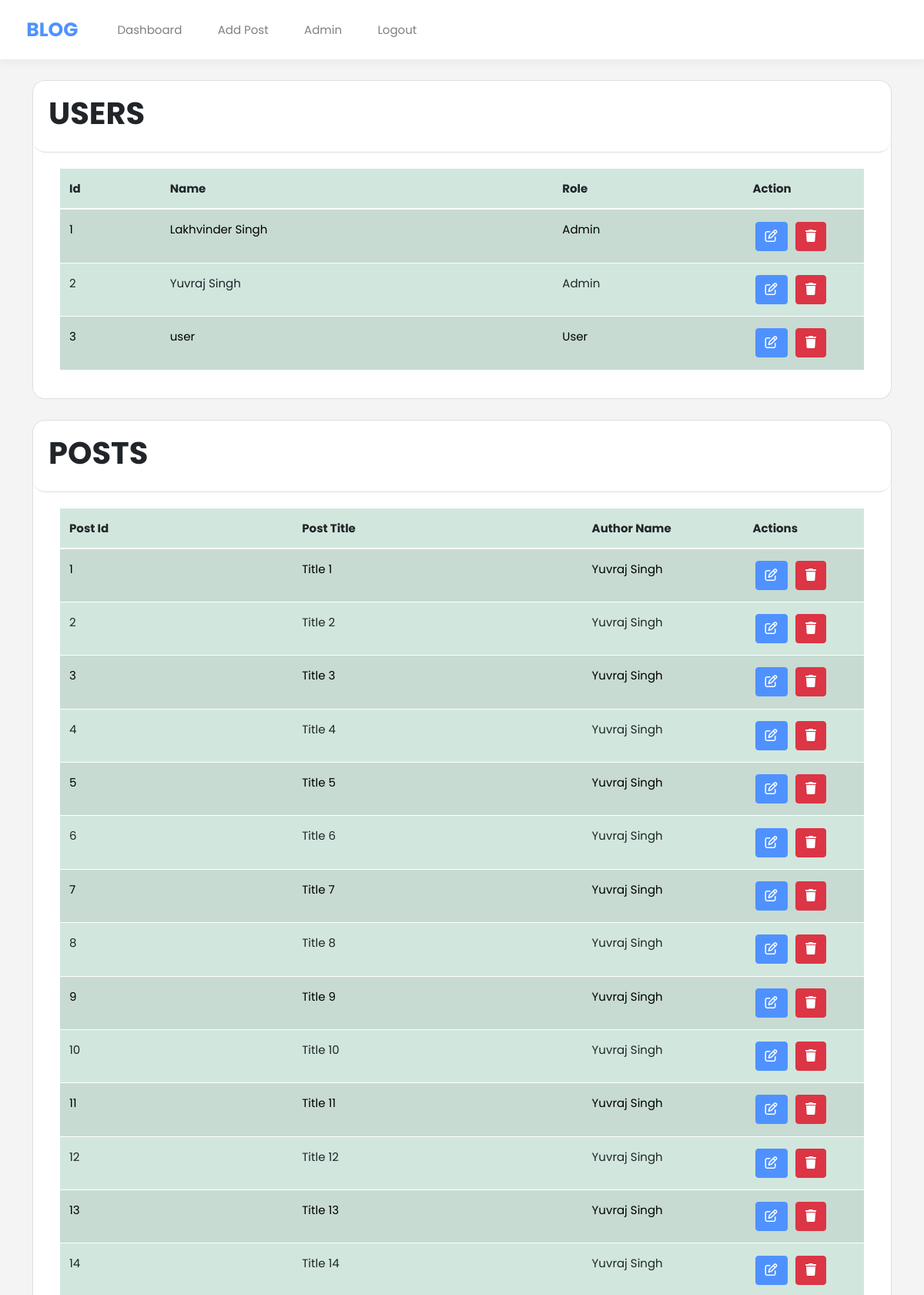
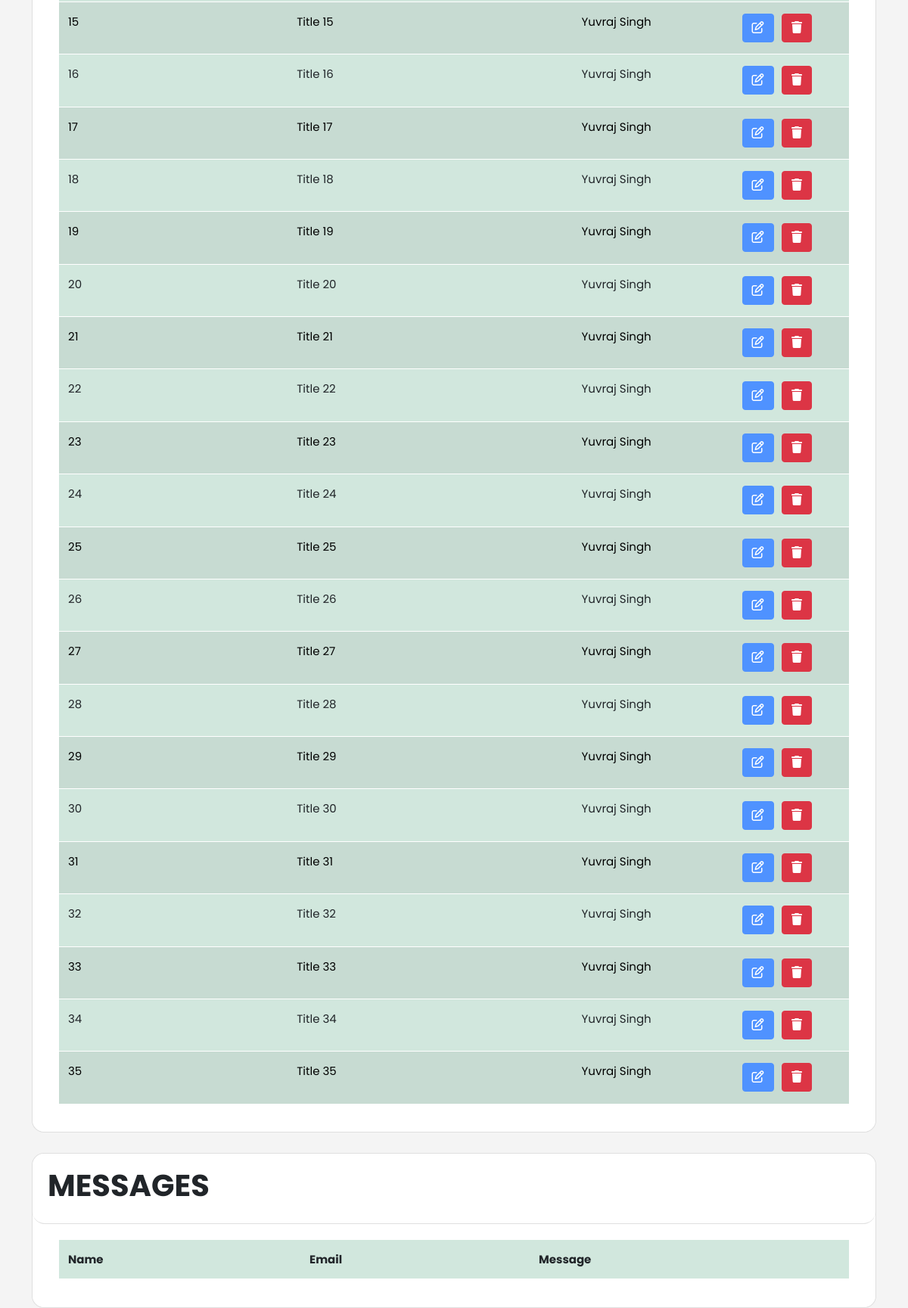
/admin (signed in, upper part), run on the app's committed database (2 pictures, top to bottom).
### app.py (models this page shows)
class Users(db.Model, UserMixin):
    id = db.Column(db.Integer, primary_key=True)
    username = db.Column(db.String(20), unique=True, nullable=False)
    name = db.Column(db.String(50), nullable=False)
    email = db.Column(db.String(150), nullable=False)
    phone = db.Column(db.String(50), nullable=False)
    date_added = db.Column(db.Date, default=date.today)
    about_author = db.Column(db.String(500), nullable=False)
    security_question = db.Column(db.String(50), nullable=False)
    security_answer = db.Column(db.String(50), nullable=False)
    password_hash = db.Column(db.String(128))
    role = db.Column(db.String(10), default='User')
    posts = db.relationship('Posts', backref='poster')
    likes=db.relationship('Likes',backref='user',passive_deletes=True)
    profile_pic=db.Column(db.String(), nullable=True)

class Posts(db.Model):
    id = db.Column(db.Integer, primary_key=True)
    title = db.Column(db.String(50), nullable=False)
    category = db.Column(db.String(50), nullable=False)
    content = db.Column(db.String(500), nullable=False)
    date_added = db.Column(db.Date, default=date.today)
    date_time = db.Column(db.DateTime, default=datetime.utcnow)
    poster_id = db.Column(db.Integer, db.ForeignKey('users.id'))
    likes=db.relationship('Likes',backref='post',passive_deletes=True)

### app.py (the view)
@app.route('/admin', methods=['GET', 'POST'])
@login_required
def admin():
    id = current_user.id
    if id == 1 or current_user.role == 'Admin':
        users = Users.query.all()
        posts = Posts.query.all()
        msg = Contact.query.all()
        return render_template('admin.html', users=users, posts=posts, msg=msg)
    else:
        flash("You are not admin")
        return redirect(url_for('home'))

### app.py (called while the page is built)
@login_manager.user_loader
def load_user(user_id):
    return Users.query.get(int(user_id))

### templates/admin.html (shortened to what this page needs)
{% extends 'admin_base.html' %}
{% block content %}
<br>
<div class="card rounded-4">
    <div class="card-header rounded-4" style="display: flex; justify-content: space-between; align-items: center;">
        <div>
        <h1 class="text-uppercase font-weight-bold text-center">Users</h1>
        </div>
    </div>
    <div class="card-body rounded-4">
        <div class="container">
            <div class="row">
                <div class="col rounded-4"  style="min-width: 10.125rem;" >
                    <table class="table table-success table-striped">
                        <thead>
                            <tr>
                                <th>Id</th>
                                <th>Name</th>
                                <th>Role</th>
                                <th style="width: 15%;">Action</th>
                            </tr>
                        </thead>
                        <tbody>
                            {% for user in users %}
                                <tr>
                                    <td>{{user.id}}</td>
                                    <td>{{user.name}}</td>
                                    <td>{{user.role}}</td>
                                    <td>
                                        <a href="{{url_for('admin_edit_user',id=user.id)}}" class="btn btn-primary"><i class="fa-regular fa-pen-to-square"></i></a>
                                        <a onclick="return confirm('Are you sure you want to delete this user?');" href="{{url_for('admin_delete_user',id=user.id)}}" class="btn btn-danger"><i class="fas fa-trash"></i></a>
                                    </td>
                                </tr>
                            {% endfor %}
                        </tbody>
                    </table>
                </div>
            </div>
        </div>
    </div>
</div>
<br>
<div class="card rounded-4">
    <div class="card-header rounded-4" style="display: flex; justify-content: space-between; align-items: center;">
        <div>
        <h1 class="text-uppercase font-weight-bold text-center">Posts</h1>
        </div>
    </div>
    <div class="card-body rounded-4">
        <div class="container">
            <div class="row">
                <div class="col rounded-4"  style="min-width: 14.125rem;" >
                    <table class="table table-success table-striped">
                        <thead>
                            <tr>
                                <th>Post Id</th>
                                <th>Post Title</th>
                                <th style="width: 20%;">Author Name</th>
                                <th style="width: 15%;">Actions</th>
                            </tr>
                        </thead>
                        <tbody>
                            {% for post in posts %}
                                <tr>
                                    <td>{{ post.id }}</td>
                                    <td>{{ post.title|truncate(30) }}</td>
                                    <td>{{ post.poster.name }}</td>
                                    <td>
                                        <a href="{{url_for('edit_post',id=post.id)}}" class="btn btn-primary"><i class="fa-regular fa-pen-to-square"></i></a>
                                        <a onclick="return confirm('Are you sure you want to delete this post?');" href="{{url_for('delete_post',id=post.id)}}" class="btn btn-danger"><i class="fas fa-trash"></i></a>
                                    </td>
                                </tr>
                            {% endfor %}
                        </tbody>
                    </table>
                </div>
            </div>
        </div>
    </div>
</div>
<br>
<div class="card rounded-4">
    <div class="card-header rounded-4" style="display: flex; justify-content: space-between; align-items: center;">
        <div>
        <h1 class="text-uppercase font-weight-bold text-center">Messages</h1>
        </div>
    </div>
    <div class="card-body rounded-4">
        <div class="container">
            <div class="row">
                <div class="col rounded-4"  style="min-width: 14.125rem;" >
                    <table class="table table-success table-striped">
                        <thead>
                            <tr>
                                <th>Name</th>
                                <th>Email</th>
                                <th>Message</th>
                            </tr>
                        </thead>
                    </table>
                </div>
            </div>
        </div>
    </div>
</div>
    <br>
{% endblock %}

### templates/admin.html (style rules this page uses)
a { margin: .2rem; }

### data on the page
Users: id "1", name "Lakhvinder Singh", role "Admin"
Users: id "2", name "Yuvraj Singh", role "Admin"
Users: id "3", name "user", role "User"
Posts: id "1", title "Title 1", poster.name "Yuvraj Singh"
Posts: id "2", title "Title 2", poster.name "Yuvraj Singh"
Posts: id "3", title "Title 3", poster.name "Yuvraj Singh"
Posts: id "4", title "Title 4", poster.name "Yuvraj Singh"
Posts: id "5", title "Title 5", poster.name "Yuvraj Singh"
Posts: id "6", title "Title 6", poster.name "Yuvraj Singh"
Posts: id "7", title "Title 7", poster.name "Yuvraj Singh"
Posts: id "8", title "Title 8", poster.name "Yuvraj Singh"
Posts: id "9", title "Title 9", poster.name "Yuvraj Singh"
Posts: id "10", title "Title 10", poster.name "Yuvraj Singh"
Posts: id "11", title "Title 11", poster.name "Yuvraj Singh"
Posts: id "12", title "Title 12", poster.name "Yuvraj Singh"
Posts: id "13", title "Title 13", poster.name "Yuvraj Singh"
Posts: id "14", title "Title 14", poster.name "Yuvraj Singh"
Posts: id "15", title "Title 15", poster.name "Yuvraj Singh"
Posts: id "16", title "Title 16", poster.name "Yuvraj Singh"
Posts: id "17", title "Title 17", poster.name "Yuvraj Singh"
Posts: id "18", title "Title 18", poster.name "Yuvraj Singh"
Posts: id "19", title "Title 19", poster.name "Yuvraj Singh"
Posts: id "20", title "Title 20", poster.name "Yuvraj Singh"
Posts: id "21", title "Title 21", poster.name "Yuvraj Singh"
Posts: id "22", title "Title 22", poster.name "Yuvraj Singh"
Posts: id "23", title "Title 23", poster.name "Yuvraj Singh"
Posts: id "24", title "Title 24", poster.name "Yuvraj Singh"
Posts: id "25", title "Title 25", poster.name "Yuvraj Singh"
Posts: id "26", title "Title 26", poster.name "Yuvraj Singh"
Posts: id "27", title "Title 27", poster.name "Yuvraj Singh"
Posts: id "28", title "Title 28", poster.name "Yuvraj Singh"
Posts: id "29", title "Title 29", poster.name "Yuvraj Singh"
Posts: id "30", title "Title 30", poster.name "Yuvraj Singh"
Posts: id "31", title "Title 31", poster.name "Yuvraj Singh"
Posts: id "32", title "Title 32", poster.name "Yuvraj Singh"
Posts: id "33", title "Title 33", poster.name "Yuvraj Singh"
Posts: id "34", title "Title 34", poster.name "Yuvraj Singh"
Posts: id "35", title "Title 35", poster.name "Yuvraj Singh"
